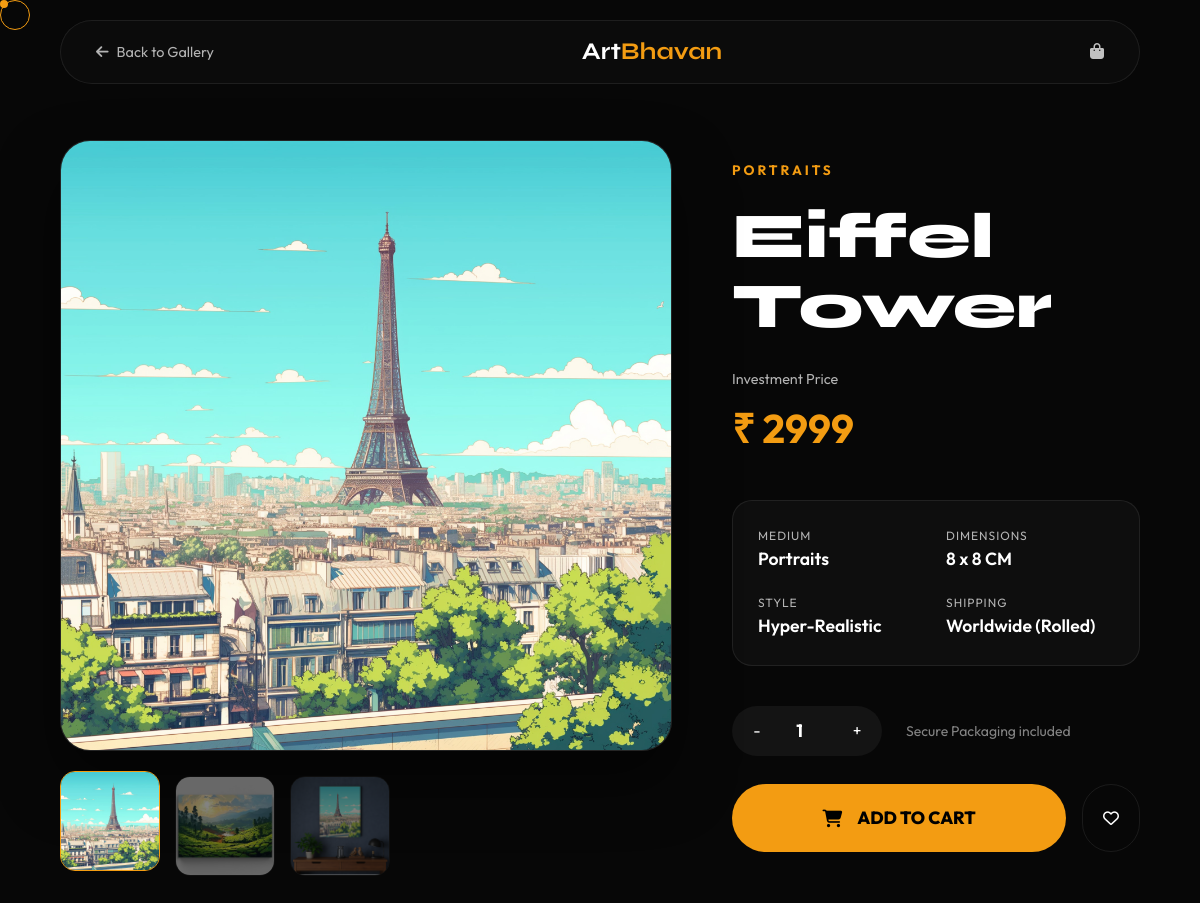
/artwork/12/, run on an earlier commit of the app's database.
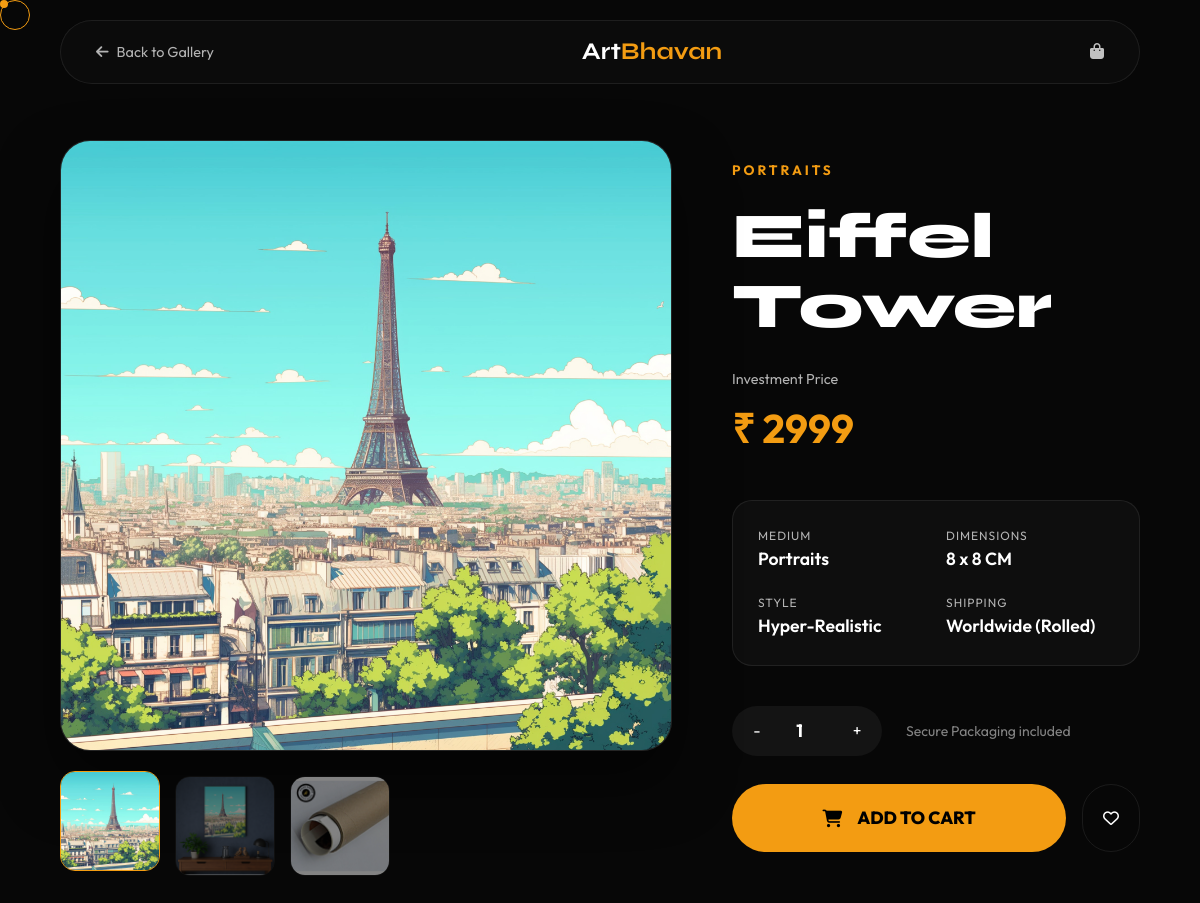
And on a later commit of the database.
### paintings/models.py (models this page shows, shortened)
class Artwork(models.Model):
    CATEGORY_CHOICES = [
        ('Sketches', 'Sketches'),
        ('Portraits', 'Portraits'),
        ('Oil Paintings', 'Oil Paintings'),
        ('Digital Art', 'Digital Art'),
    ]
    title = models.CharField(max_length=200)
    image = models.ImageField(upload_to='artworks/')
    thumbnail_2 = models.ImageField(upload_to='artworks/', blank=True, null=True)
    thumbnail_3 = models.ImageField(upload_to='artworks/', blank=True, null=True)
    thumbnail_4 = models.ImageField(upload_to='artworks/', blank=True, null=True)
    category = models.CharField(max_length=50, choices=CATEGORY_CHOICES)
    price = models.DecimalField(max_digits=10, decimal_places=2)
    height = models.PositiveIntegerField(help_text="Height in cm")
    width = models.PositiveIntegerField(help_text="Width in cm")
    description = models.TextField(blank=True, null=True)

### paintings/views.py (the view)
# urls.py: path('artwork/<int:artwork_id>/', views.artwork_detail, name='artwork_detail'),
def artwork_detail(request, artwork_id):
    artwork = get_object_or_404(Artwork, id=artwork_id)
    return render(request, 'artwork_detail.html', {'artwork': artwork})

### paintings/templates/artwork_detail.html (shortened to what the changed rows need)
{% load static %}
<!DOCTYPE html>
<html lang="en">
<head>
    <link href="https://cdn.jsdelivr.net/npm/bootstrap@5.3.0/dist/css/bootstrap.min.css" rel="stylesheet">
    <link rel="stylesheet" href="https://cdnjs.cloudflare.com/ajax/libs/font-awesome/6.4.2/css/all.min.css">
    <link rel="stylesheet" href="{% static 'css/modern_artwork_detail.css' %}">
</head>
<body>
    <section class="artwork-detail-section">
        <div class="detail-container">
            <div class="visual-side">
                <div class="main-image-wrapper">
                    <img id="mainArtworkImage" src="{{ artwork.image.url }}" alt="{{ artwork.title }}">
                </div>
                <div class="thumbnails-strip">
                    <div class="thumb-item active" onclick="changeImage('{{ artwork.image.url }}', this)">
                        <img src="{{ artwork.image.url }}" alt="Thumbnail Main">
                    </div>
                    {% if artwork.thumbnail_3 %}
                    <div class="thumb-item" onclick="changeImage('{{ artwork.thumbnail_3.url }}', this)">
                        <img src="{{ artwork.thumbnail_3.url }}" alt="Thumbnail 3">
                    </div>
                    {% endif %}
                    {% if artwork.thumbnail_4 %}
                    <div class="thumb-item" onclick="changeImage('{{ artwork.thumbnail_4.url }}', this)">
                        <img src="{{ artwork.thumbnail_4.url }}" alt="Thumbnail 4">
                    </div>
                    {% endif %}
                </div>
            </div>
            <div class="info-side">
                <span class="category-tag">{{ artwork.category }}</span>
                <h1 class="artwork-title">{{ artwork.title }}</h1>
                <div class="price-box">
                    <p class="price-label">Investment Price</p>
                    <div class="price-amount">₹ {{ artwork.price|floatformat:0 }}</div>
                </div>
                <div class="spec-grid">
                    <div class="spec-item">
                        <span class="spec-label">Medium</span>
                        <span class="spec-value">{{ artwork.category }}</span>
                    </div>
                    <div class="spec-item">
                        <span class="spec-label">Dimensions</span>
                        <span class="spec-value">{{ artwork.width }} x {{ artwork.height }} CM</span>
                    </div>
                    <div class="spec-item">
                    </div>
                    <div class="spec-item">
                    </div>
                </div>
                <form method="post" action="{% url 'add_to_cart' artwork.id %}" class="purchase-controls">
                    <div class="d-flex align-items-center gap-4">
                    </div>
                    <div class="d-flex gap-3 mt-2">
                    </div>
                </form>
            </div>
        </div>
    </section>
</body>
</html>

What changed in the data, as far as the page shows it:
changed Artwork "Eiffel Tower": thumbnail_3: a different picture; thumbnail_4: a different picture
